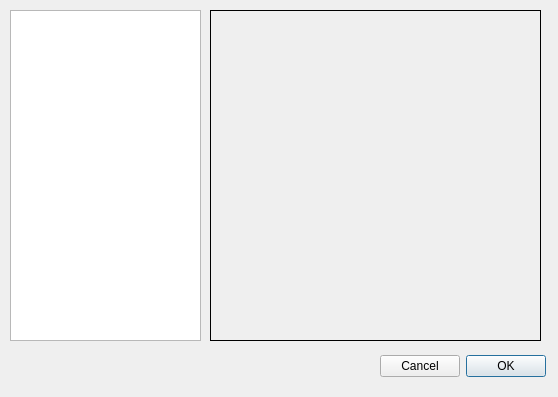
<?xml version="1.0" encoding="UTF-8"?>
<ui version="4.0">
 <class>dlgChooseMap</class>
 <widget class="QDialog" name="dlgChooseMap">
  <property name="windowModality">
   <enum>Qt::ApplicationModal</enum>
  </property>
  <property name="geometry">
   <rect>
    <x>0</x>
    <y>0</y>
    <width>558</width>
    <height>397</height>
   </rect>
  </property>
  <property name="windowTitle">
   <string>Choose a Map</string>
  </property>
  <property name="modal">
   <bool>true</bool>
  </property>
  <widget class="QDialogButtonBox" name="buttonBox">
   <property name="geometry">
    <rect>
     <x>380</x>
     <y>350</y>
     <width>171</width>
     <height>32</height>
    </rect>
   </property>
   <property name="layoutDirection">
    <enum>Qt::RightToLeft</enum>
   </property>
   <property name="orientation">
    <enum>Qt::Horizontal</enum>
   </property>
   <property name="standardButtons">
    <set>QDialogButtonBox::Cancel|QDialogButtonBox::Ok</set>
   </property>
  </widget>
  <widget class="QListWidget" name="lstMaps">
   <property name="geometry">
    <rect>
     <x>10</x>
     <y>10</y>
     <width>191</width>
     <height>331</height>
    </rect>
   </property>
  </widget>
  <widget class="QLabel" name="mapPreview">
   <property name="geometry">
    <rect>
     <x>210</x>
     <y>10</y>
     <width>331</width>
     <height>331</height>
    </rect>
   </property>
   <property name="frameShape">
    <enum>QFrame::Box</enum>
   </property>
   <property name="text">
    <string/>
   </property>
  </widget>
 </widget>
 <resources/>
 <connections>
  <connection>
   <sender>buttonBox</sender>
   <signal>accepted()</signal>
   <receiver>dlgChooseMap</receiver>
   <slot>accept()</slot>
   <hints>
    <hint type="sourcelabel">
     <x>248</x>
     <y>254</y>
    </hint>
    <hint type="destinationlabel">
     <x>157</x>
     <y>274</y>
    </hint>
   </hints>
  </connection>
  <connection>
   <sender>buttonBox</sender>
   <signal>rejected()</signal>
   <receiver>dlgChooseMap</receiver>
   <slot>reject()</slot>
   <hints>
    <hint type="sourcelabel">
     <x>316</x>
     <y>260</y>
    </hint>
    <hint type="destinationlabel">
     <x>286</x>
     <y>274</y>
    </hint>
   </hints>
  </connection>
 </connections>
</ui>
